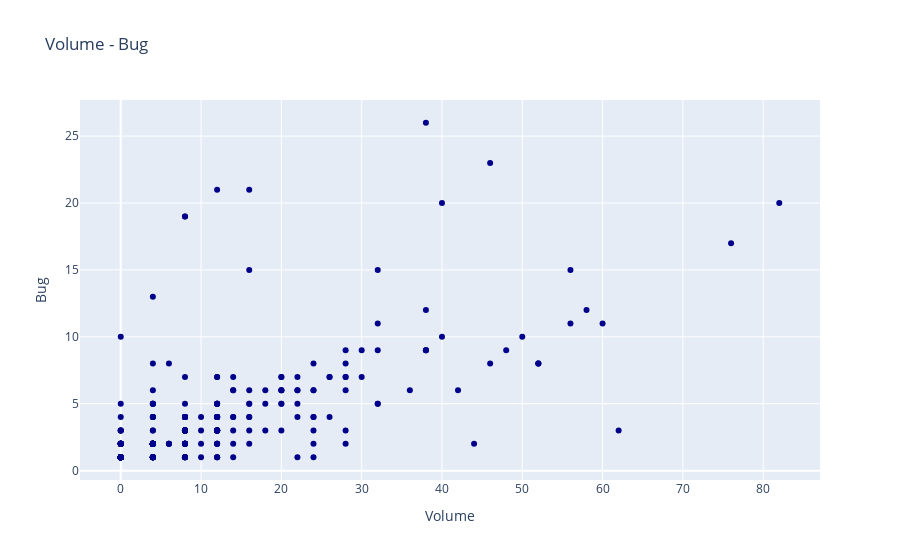

Notebook code cell kept with this figure:
### Markdown cell above
> * **Scatter Plot **

### Code cell
trace = go.Scatter(
    x = data.CONDITION_COUNT,
    y = data.DESIGN_COMPLEXITY,
    mode = "markers",
    name = "Volume - Bug",
    marker = dict(color = 'darkblue'),
    text = "Bug (b)")

scatter_data = [trace]
scatter_layout = dict(title = 'Volume - Bug',
              xaxis = dict(title = 'Volume', ticklen = 5),
              yaxis = dict(title = 'Bug' , ticklen = 5),
             )
fig = dict(data = scatter_data, layout = scatter_layout)
iplot(fig)

#two attributes with high correlation v-b > just about 1

### Figure 1 — Plotly figure (JSON) as saved in the notebook; plotly's stock layout.template omitted (floating-point values rounded to 4 significant figures; data arrays with more than 128 entries replaced by an {"elided": "..."} marker saying what was removed)
{"data": [{"marker": {"color": "darkblue"}, "mode": "markers", "name": "Volume - Bug", "text": "Bug (b)", "type": "scatter", "x": {"elided": "403 int values"}, "y": {"elided": "403 int values"}}], "layout": {"title": {"text": "Volume - Bug"}, "xaxis": {"ticklen": 5, "title": {"text": "Volume"}}, "yaxis": {"ticklen": 5, "title": {"text": "Bug"}}}}
